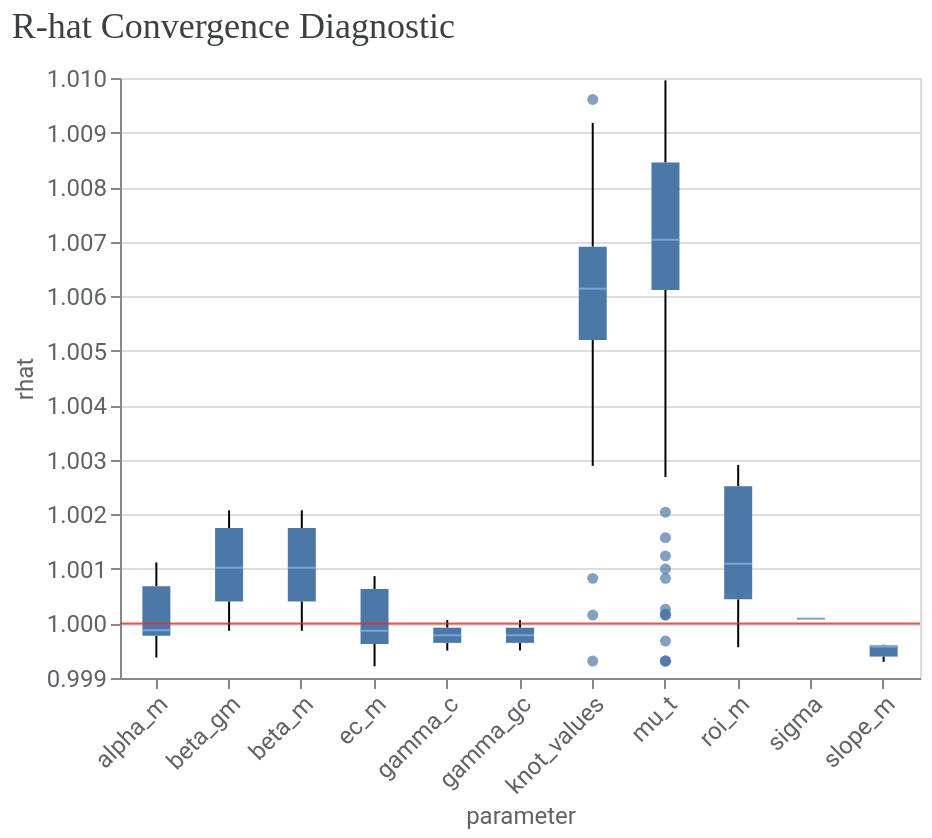

The notebook cell this image was saved under:
### Code cell
model_diagnostics = visualizer.ModelDiagnostics(mmm)
model_diagnostics.plot_rhat_boxplot()

### Figure 1 — Vega-Lite specification as saved in the notebook (floating-point values rounded to 4 significant figures; data arrays with more than 128 entries replaced by an {"elided": "..."} marker saying what was removed)
{"config": {"view": {"continuousWidth": 300, "continuousHeight": 300}, "axis": {"labelColor": "#5F6368", "labelFont": "Roboto", "labelFontSize": 12, "titleColor": "#5F6368", "titleFont": "Roboto", "titleFontSize": 12, "titleFontWeight": "normal"}}, "layer": [{"data": {"name": "data-995fcf0d49b51c2e77a365ff21af2871"}, "mark": {"type": "boxplot", "median": {"color": "#8AB4F8"}, "outliers": {"filled": true}}, "encoding": {"x": {"axis": {"labelAngle": -45}, "field": "parameter", "type": "nominal"}, "y": {"field": "rhat", "scale": {"zero": false}, "type": "quantitative"}}}, {"data": {"name": "empty"}, "mark": {"type": "rule", "color": "#D93025", "opacity": 0.8}, "encoding": {"y": {"datum": 1}}}], "title": {"text": "R-hat Convergence Diagnostic", "anchor": "start", "color": "#3C4043", "font": "Google Sans Display", "fontSize": 18, "fontWeight": "normal", "offset": 10}, "width": 400, "$schema": "https://vega.github.io/schema/vega-lite/v6.1.0.json", "datasets": {"data-995fcf0d49b51c2e77a365ff21af2871": {"elided": "240 records"}, "empty": [{}]}}
